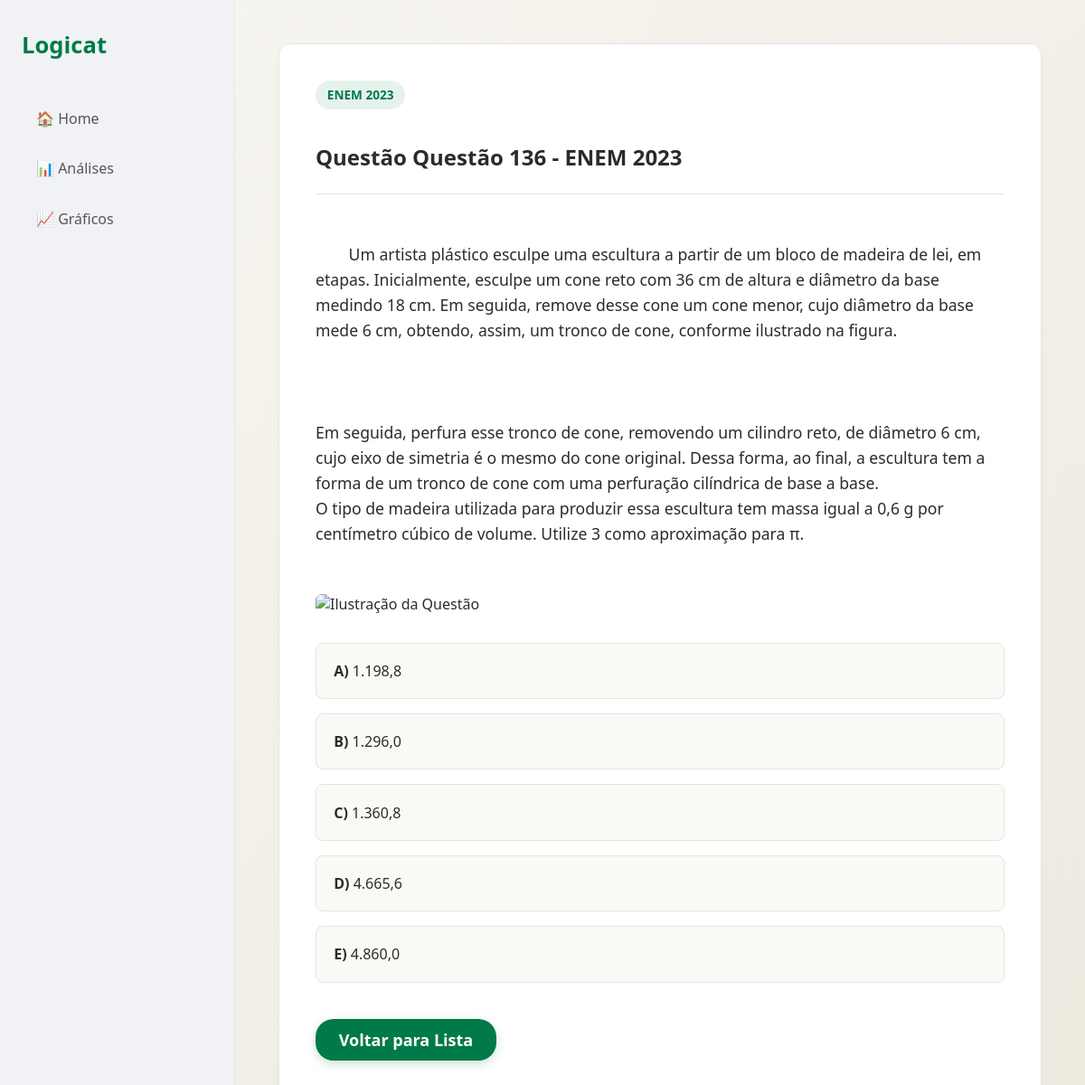
Page /questao/2023/136 on the committed database.
### tables this page shows
CREATE TABLE "question" (
"Unnamed: 0" INTEGER,
  "title" TEXT,
  "index" INTEGER,
  "discipline" TEXT,
  "year" INTEGER,
  "context" TEXT,
  "files" TEXT,
  "correctAlternative" TEXT,
  "alternativesIntroduction" TEXT,
  "alternatives" TEXT,
  "dificuldade" TEXT,
  "tema" TEXT,
  "subassunto" TEXT
);

### Logicat/app.py (the view)
@app.get("/questao/{ano}/{questao_id}", response_class=HTMLResponse)
async def ver_questao_individual(request: Request, ano: int, questao_id: int):
    conexao = sqlite3.connect("Logicat.db")
    cursor = conexao.cursor()
    cursor.execute(
        "SELECT title, year, context, alternatives, correctAlternative FROM question WHERE [index] = ? AND year = ?",
        (questao_id, ano)
    )
    resultado = cursor.fetchone()
    conexao.close()
    if not resultado:
        return HTMLResponse(content=f"Questão não encontrada.", status_code=404)
    contexto_bruto = resultado[2] if resultado[2] else ""
    imagem_url = None
    padrao_imagem = r"!\[.*?\]\((.*?)\)"
    if contexto_bruto:
        match = re.search(padrao_imagem, contexto_bruto)
        if match:
            imagem_url = match.group(1)  # Extrai apenas a URL que está dentro dos parênteses
            contexto_bruto = re.sub(padrao_imagem, "", contexto_bruto)  # Remove APENAS a tag da imagem, mantendo todo o resto do texto intacto
    raw_alternativas = resultado[3]
    lista_alternativas = []
    if raw_alternativas:
        try:
            lista_alternativas = ast.literal_eval(raw_alternativas)
        except Exception:
            if isinstance(raw_alternativas, str) and "\n" in raw_alternativas:
                lista_alternativas = [alt.strip() for alt in raw_alternativas.split("\n") if alt.strip()]
            else:
                lista_alternativas = [{"letter": "X", "text": raw_alternativas, "isCorrect": False}]
    questao_dados = {
        "title": resultado[0],
        "year": resultado[1],
        "context": contexto_bruto,
        "imagem": imagem_url,
        "alternatives": lista_alternativas,
        "correct": resultado[4]
    }
    return templates.TemplateResponse(request, "exibir_questao.html", {"questao": questao_dados})

### Logicat/templates/exibir_questao.html (shortened to what this page needs)
{% extends "base.html" %}
{% block conteudo %}
<div class="box-questao">
    <span class="topic-badge" style="margin-bottom: 1rem; display: inline-block;">ENEM {{ questao.year }}</span>
    <h2>Questão {{ questao.title }}</h2>
    <hr style="border: 0; border-top: 1px solid #e6e4dc; margin: 1.5rem 0;">
    <div class="enunciado">
        {{ questao.context }}
    </div>
    {% if questao.imagem %}
        <img src="{{ questao.imagem }}" alt="Ilustração da Questão" class="questao-imagem">
    {% endif %}
    <div class="alternativas-container" id="containerOpcoes">
        {% if questao.alternatives %}
            {% for alt in questao.alternatives %}
                <button class="btn-alternativa"
                        data-correct="{{ 'true' if alt.isCorrect else 'false' }}"
                        onclick="verificarResposta(this)">
                    <strong>{{ alt.letter }})</strong> {{ alt.text }}
                </button>
            {% endfor %}
        {% else %}
            <p style="color: #61615a;">Nenhuma alternativa mapeada para esta questão.</p>
        {% endif %}
    </div>
    <div style="margin-top: 2.5rem; display: flex; gap: 1rem;">
        <a href="/analises?ano={{ questao.year }}" class="btn-green" style="width: 200px; text-align: center; margin: 0;">Voltar para Lista</a>
    </div>
</div>
{% endblock %}

### Logicat/static/css/style.css (style rules this page uses)
body { margin: 0; padding: 0; font-family: 'Segoe UI', Tahoma, Geneva, Verdana, sans-serif; background: linear-gradient(135deg, #f7f5f0 0%, #edeae0 100%); color: #2b2b2b; min-height: 100vh; }
.btn-green { display: block; width: 280px; margin: 1rem auto 0 auto; padding: 0.7rem 0; background-color: #007a48; color: #ffffff; font-size: 18px; font-weight: bold; text-decoration: none; border-radius: 20px; box-shadow: 0px 4px 12px rgba(0, 122, 72, 0.2); transition: transform 0.2s ease, background-color 0.2s ease; }
.page-dashboard { display: grid; grid-template-columns: 260px 1fr; min-height: 100vh; }
.topic-badge { background-color: #e6f2ed; color: #007a48; padding: 0.4rem 0.8rem; border-radius: 20px; font-size: 0.85rem; font-weight: 600; }

### Logicat/templates/exibir_questao.html (style rules this page uses)
.box-questao { background: #ffffff; padding: 2.5rem; border-radius: 12px; border: 1px solid #e6e4dc; box-shadow: 0px 4px 12px rgba(0,0,0,0.02); max-width: 800px; margin: 0 auto; }
.enunciado { font-size: 1.1rem; line-height: 1.6; color: #2b2b2b; margin-bottom: 1.5rem; white-space: pre-wrap; }
.questao-imagem { max-width: 100%; height: auto; display: block; margin: 1.5rem auto; border-radius: 6px; }
.alternativas-container { display: flex; flex-direction: column; gap: 1rem; margin-top: 2rem; }
.btn-alternativa { width: 100%; text-align: left; padding: 1.2rem; border: 1px solid #e6e4dc; border-radius: 8px; background: #faf9f5; font-size: 1rem; font-family: inherit; color: #2b2b2b; cursor: pointer; transition: all 0.2s ease; }

### rows in the picture
question: year "2023", title "Questão 136 - ENEM 2023", context "Um artista plástico esculpe uma escultura a partir de um bloco de madeira de lei, em etapas. Inicialmente, esculpe um cone reto com 36 cm de altura e diâmetro da base medindo 18 cm. Em seguida, remove desse cone um cone menor, cujo diâmetro da base mede 6 cm, obtendo, assim, um tronco de cone, conforme ilustrado na figura. Em seguida, perfura esse tronco de cone, removendo um cilindro reto, de diâmetro 6 cm, cujo eixo de simetria é o mesmo do cone original. Dessa forma, ao final, a escultura tem a forma de um tronco de cone com uma perfuração cilíndrica de base a base. O tipo de madeira utilizada para produzir essa escultura tem massa igual a 0,6 g por centímetro cúbico de volume. Utilize 3…"

### other values in the picture
{{ alt.letter }} "A" "B" "C" "D" "E"
{{ alt.text }} "1.198,8" "1.296,0" "1.360,8" "4.665,6" "4.860,0"
